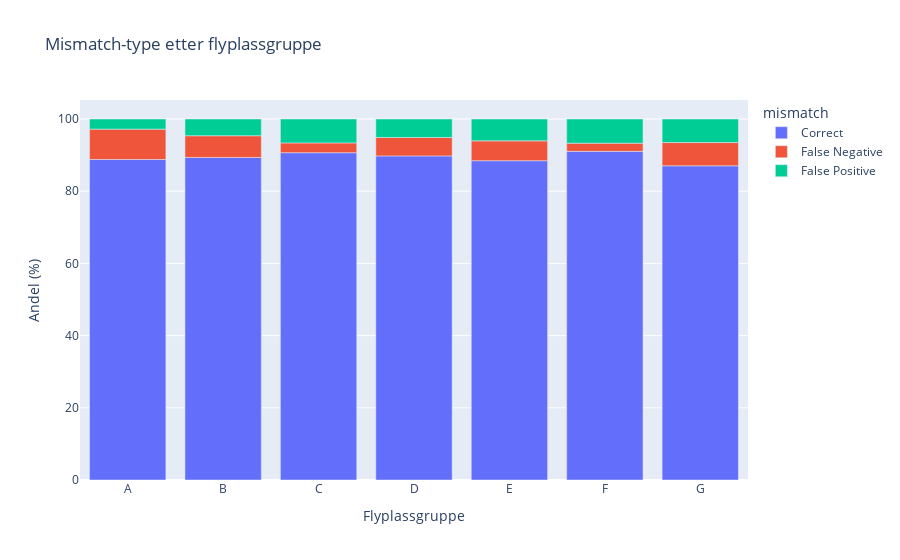

The notebook cell this image was saved under:
### Code cell
df_group = df.groupby(["airport_group", "mismatch"]).size().reset_index(name="count")
df_total_group = df.groupby("airport_group").size().reset_index(name="total")

df_group = df_group.merge(df_total_group, on="airport_group")
df_group["percent"] = df_group["count"] / df_group["total"] * 100

px.bar(df_group, x="airport_group", y="percent", color="mismatch",
        title="Mismatch-type etter flyplassgruppe",
        labels={"airport_group": "Flyplassgruppe", "percent": "Andel (%)"})

### Figure 1 — Plotly figure (JSON) as saved in the notebook; plotly's stock layout.template omitted (floating-point values rounded to 4 significant figures)
{"data": [{"alignmentgroup": "True", "hovertemplate": "mismatch=Correct<br>Flyplassgruppe=%{x}<br>Andel (%)=%{y}<extra></extra>", "legendgroup": "Correct", "marker": {"color": "#636efa", "pattern": {"shape": ""}}, "name": "Correct", "offsetgroup": "Correct", "orientation": "v", "showlegend": true, "textposition": "auto", "type": "bar", "x": ["A", "B", "C", "D", "E", "F", "G"], "xaxis": "x", "y": [88.78, 89.35, 90.67, 89.78, 88.45, 91.04, 87.03], "yaxis": "y"}, {"alignmentgroup": "True", "hovertemplate": "mismatch=False Negative<br>Flyplassgruppe=%{x}<br>Andel (%)=%{y}<extra></extra>", "legendgroup": "False Negative", "marker": {"color": "#EF553B", "pattern": {"shape": ""}}, "name": "False Negative", "offsetgroup": "False Negative", "orientation": "v", "showlegend": true, "textposition": "auto", "type": "bar", "x": ["A", "B", "C", "D", "E", "F", "G"], "xaxis": "x", "y": [8.411, 6.014, 2.708, 5.111, 5.493, 2.261, 6.444], "yaxis": "y"}, {"alignmentgroup": "True", "hovertemplate": "mismatch=False Positive<br>Flyplassgruppe=%{x}<br>Andel (%)=%{y}<extra></extra>", "legendgroup": "False Positive", "marker": {"color": "#00cc96", "pattern": {"shape": ""}}, "name": "False Positive", "offsetgroup": "False Positive", "orientation": "v", "showlegend": true, "textposition": "auto", "type": "bar", "x": ["A", "B", "C", "D", "E", "F", "G"], "xaxis": "x", "y": [2.809, 4.633, 6.621, 5.113, 6.058, 6.699, 6.524], "yaxis": "y"}], "layout": {"barmode": "relative", "legend": {"title": {"text": "mismatch"}, "tracegroupgap": 0}, "title": {"text": "Mismatch-type etter flyplassgruppe"}, "xaxis": {"anchor": "y", "domain": [0, 1], "title": {"text": "Flyplassgruppe"}}, "yaxis": {"anchor": "x", "domain": [0, 1], "title": {"text": "Andel (%)"}}}}
